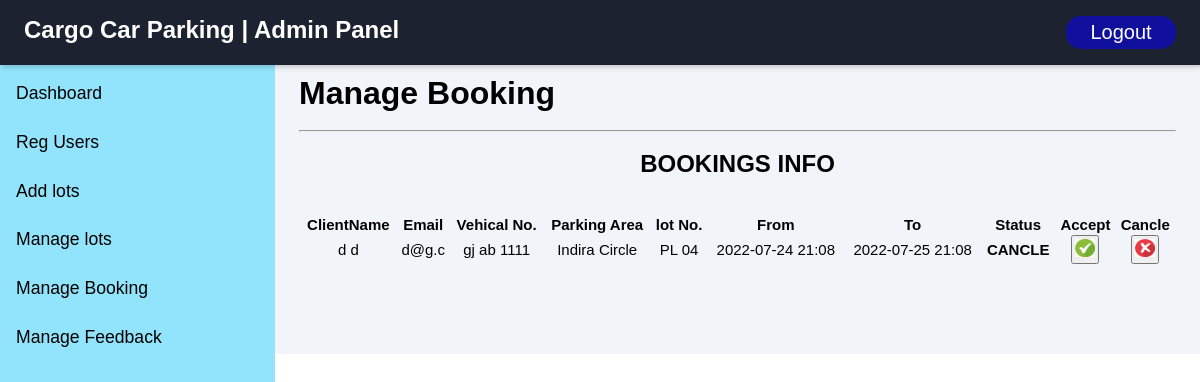
The app's page /admin/manage-booking.php (signed in) with its own data.
### tables this page shows
CREATE TABLE `booking` (
  `id` int(15) NOT NULL,
  `carmodel` varchar(50) NOT NULL,
  `area` varchar(50) NOT NULL,
  `lots` varchar(50) NOT NULL,
  `plateno` varchar(50) NOT NULL,
  `upi` varchar(50) NOT NULL,
  `fees` varchar(50) NOT NULL,
  `fdate` varchar(50) NOT NULL,
  `sdate` varchar(50) NOT NULL,
  `email` varchar(50) NOT NULL,
  `status` varchar(50) NOT NULL,
  `name` varchar(50) NOT NULL
);

### admin/manage-booking.php (the view, shortened to what this page needs)
<?php
include('conn.php');
 ?>
<!doctype html>
<html>
<head>
	<link rel="stylesheet" type="text/css" href="hstyle.css">
	<link rel="stylesheet" type="text/css" href="style.css">
</head>
<body>
	<div class="sidebar">
		<?php
		include "sidebar.php";
		include "header1.php";
		?>
	<div class="main-content">
		<main>
		<h1>Manage Booking</h1>
		<br>
		<hr>
		<br>
		<form method="POST" >
			<center>
			<h2>BOOKINGS INFO</h2>
			<br/><br/>
							<table class="manage" width="100%">
										<tr>
											<th class='data'>ClientName</th>
											<th class='data'>Email</th>
											<th class='data'>Vehical No.</th>
											<th class='data'>Parking Area</th>
											<th class='data'>lot No.</th>
											<th class='data'>From</th>
											<th class='data'>To</th>
											<th class='data'>Status</th>
											<th class='data'>Accept</th>
											<th class='data'>Cancle</th>
</tr>
										<?php
											$query = mysqli_query($con,"select * from booking");
											$count = mysqli_num_rows($query);
											if($count>=1){ ?>
												<tr>
												   <?php
													while($row=mysqli_fetch_array($query))
													{
													echo "<td class='data'>".$row['name']."</td>";
													echo "<td class='data'>".$row['email']."</td>";
													echo "<td class='data'>".$row['plateno']."</td>";
													echo "<td class='data'>".$row['area']."</td>";
													echo "<td class='data'>".$row['lots']."</td>";
													echo "<td class='data'>".$row['fdate']."</td>";
													echo "<td class='data'>".$row['sdate']."</td>";
													$cancle="CANCLE";
                                                    if($row['status']===$cancle){
                                                        echo "<th class='data'><b>" .$row['status']. "</th>";
                                                    }
													echo "<th><button type='submit' name='accept' value='".$row['id']."'><img src='../image/accept.jpg' id='book'></button></th>";
													echo "<th><button type='submit' name='cancle' value='".$row['id']."'><img src='../image/cancle.jpg' id='book'></button></th>";
												echo "</tr>";
													 }
												?>
												</table>
												</form><?php
											 }
											else
											{
												echo "First Book Your Lot for see Order Status";
											}
										?>
                                    <br/><br/><br/><br/>
                                        </main>
                                        </body>
                                        </html>

### admin/hstyle.css (style rules this page uses)
tr { text-align-last: center; font-weight: lighter; }
.data { font-size:15px; margin: 1px 1px 1px 1px; padding: 0px 1px 0px 1px; }
#book { height: 18px; width: 20px; margin: 2px 2px 2px 2px; }

### admin/style.css (style rules this page uses)
:root { --main-color: #91e4fb; --color-dark: #1D2231; --text-grey: #8390A2; }
* { padding: 0; margin: 0; box-sizing: border-box; list-style-type: none; text-decoration: none; font-family: 'Poppins', sans-serif; }
.sidebar { width: 275px; position: fixed; left: 0; top: 61px; height: 100%; background: var(--main-color); }
.main-content { margin-top: 50px; margin-left: 275px; }
main { margin-top: 65px; padding: 10px 1.5rem 1rem 1.5rem; background: #f1f5f9; min-height: cala(100vh - 90px); }
.manage { font-size: 18px; }

### records on screen
booking: name "d d", email "d@g.c", plateno "gj ab 1111", area "Indira Circle", lots "PL 04", fdate "2022-07-24 21:08", sdate "2022-07-25 21:08", status "CANCLE", $row['id'] 2 (drawn)
